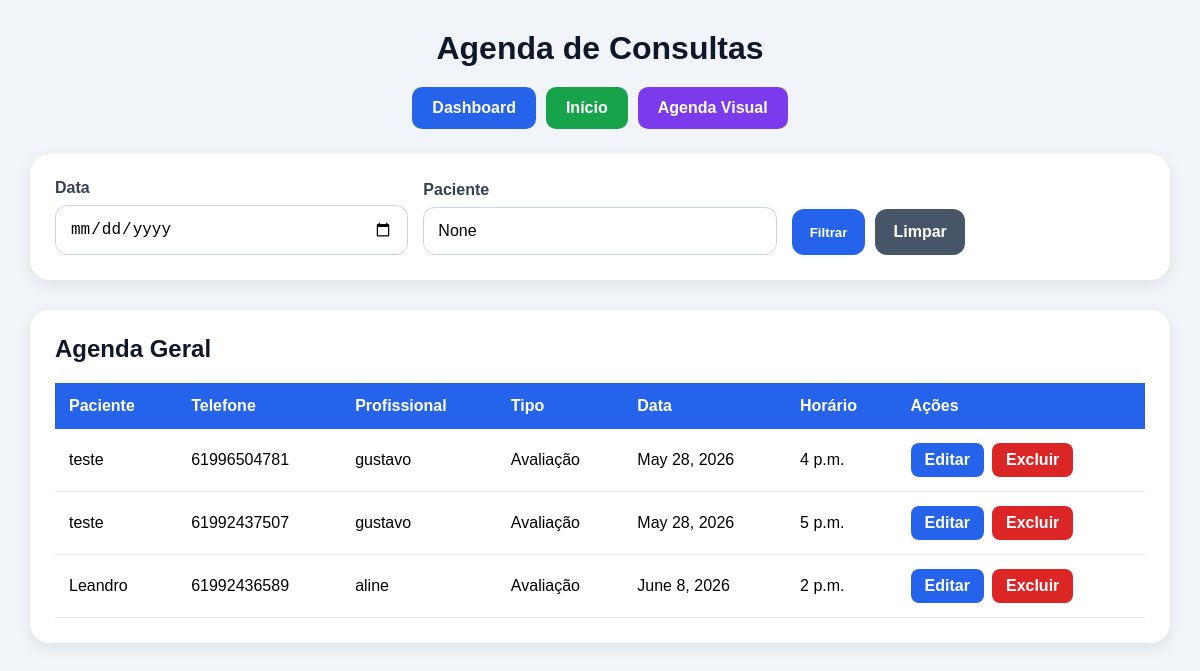
The page /schedule/ (signed in) on the database as committed earlier.
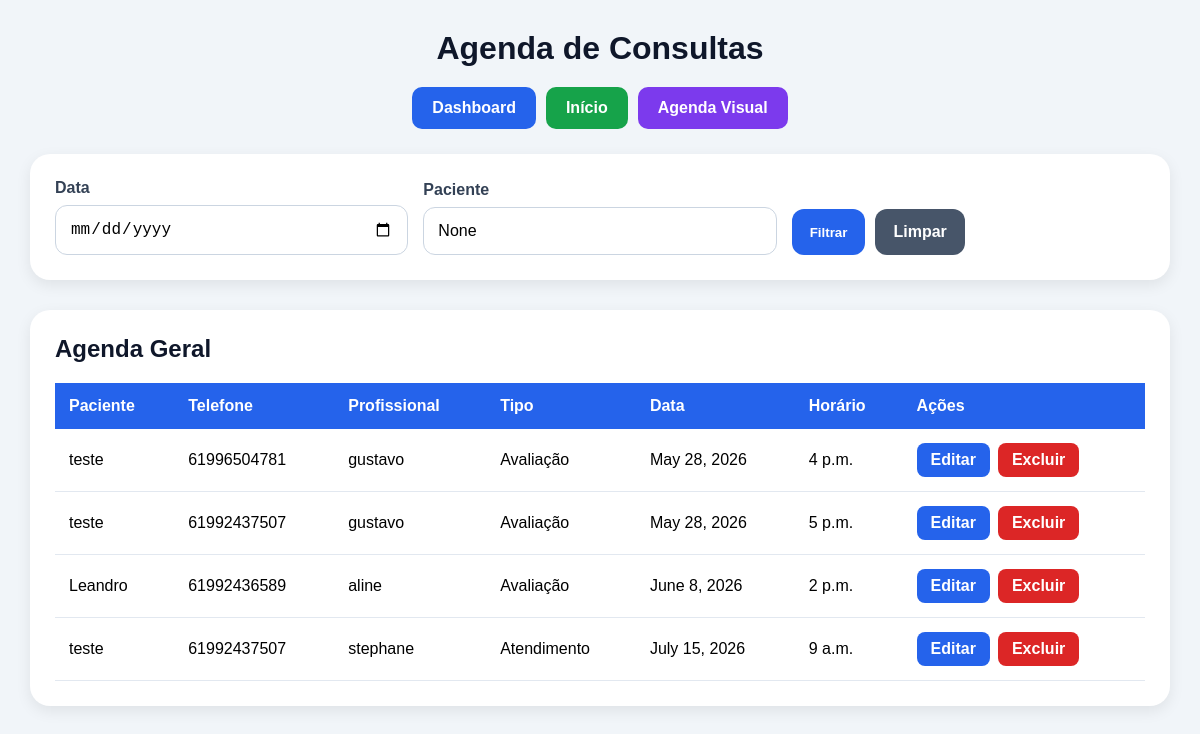
The same page on the database as committed later.
### appointments/models.py (models this page shows, shortened)
class Appointment(models.Model):
    name = models.CharField(
        max_length=100
    )
    phone = models.CharField(
        max_length=20
    )
    email = models.EmailField()
    professional = models.CharField(
        max_length=20,
        choices=PROFESSIONAL_CHOICES
    )
    service_type = models.CharField(
        max_length=20,
        choices=SERVICE_TYPES,
        default='avaliacao'
    )
    appointment_date = models.DateField()
    appointment_time = models.TimeField()
    created_at = models.DateTimeField(
        auto_now_add=True
    )

### appointments/views.py (the view)
@login_required
def schedule(request):
    selected_date = request.GET.get('date')
    selected_professional = request.GET.get('professional')
    search = request.GET.get('search')
    user_professional = get_user_professional(request.user)
    if request.user.is_superuser:
        appointments = Appointment.objects.all()
    elif user_professional in ['aline', 'gustavo']:
        appointments = Appointment.objects.all()
    elif user_professional == 'isabel':
        appointments = Appointment.objects.filter(
            professional='isabel'
        )
    else:
        appointments = Appointment.objects.none()
    if selected_date:
        appointments = appointments.filter(
            appointment_date=selected_date
        )
    if selected_professional and request.user.is_superuser:
        appointments = appointments.filter(
            professional=selected_professional
        )
    if search:
        appointments = appointments.filter(
            name__icontains=search
        )
    appointments = appointments.order_by(
        'appointment_date',
        'appointment_time'
    )
    return render(request, 'appointments/schedule.html', {
        'appointments': appointments,
        'selected_date': selected_date,
        'selected_professional': selected_professional,
        'search': search
    })

### appointments/views.py (called while the page is built, shortened)
def get_user_professional(user):
    username = user.username.lower()
    if user.is_superuser:
        return None

### appointments/templates/appointments/schedule.html (shortened to what this page needs)
{% load static %}
<!doctype html>
<html lang="pt-br">
  <head>
  </head>
  <body>
    <div class="container">
      <h1>Agenda de Consultas</h1>
      <div class="top-buttons">
        <a href="/dashboard/" class="dashboard-btn"> Dashboard </a>
        <a href="/" class="home-btn"> Início </a>
        <a href="/calendar/" class="calendar-btn"> Agenda Visual </a>
      </div>
      <div class="filter-box">
        <form method="GET">
          <div>
            <label>Data</label>
            <input type="date" name="date" value="{{ selected_date }}" />
          </div>
          <div>
            <label>Paciente</label>
            <input type="text" name="search" value="{{ search }}" />
          </div>
          <div class="btn-group">
            <button type="submit">Filtrar</button>
            <a href="/schedule/" class="clear-btn"> Limpar </a>
          </div>
        </form>
      </div>
      <div class="table-box">
        <h2>Agenda Geral</h2>
        {% if appointments %}
        <table>
          <thead>
            <tr>
              <th>Paciente</th>
              <th>Telefone</th>
              <th>Profissional</th>
              <th>Tipo</th>
              <th>Data</th>
              <th>Horário</th>
              <th>Ações</th>
            </tr>
          </thead>
          <tbody>
            {% for appointment in appointments %}
            <tr>
              <td>{{ appointment.name }}</td>
              <td>{{ appointment.phone }}</td>
              <td>{{ appointment.professional }}</td>
              <td>{{ appointment.get_service_type_display }}</td>
              <td>{{ appointment.appointment_date }}</td>
              <td>{{ appointment.appointment_time }}</td>
              <td>
                <div class="actions">
                  <a
                    href="/edit-appointment/{{ appointment.id }}/"
                    class="edit-btn"
                  >
                    Editar
                  </a>
                  <a href="/delete/{{ appointment.id }}/" class="delete-btn">
                    Excluir
                  </a>
                </div>
              </td>
            </tr>
            {% endfor %}
          </tbody>
        </table>
        {% else %}
        <div class="empty">Nenhuma consulta encontrada.</div>
        {% endif %}
      </div>
    </div>
  </body>
</html>

Rows that differ between the two databases and show on the page:
added Appointment: name "teste", phone "61992437507", professional "stephane", service_type "Atendimento", appointment_date "July 15, 2026", appointment_time "9 a.m."
